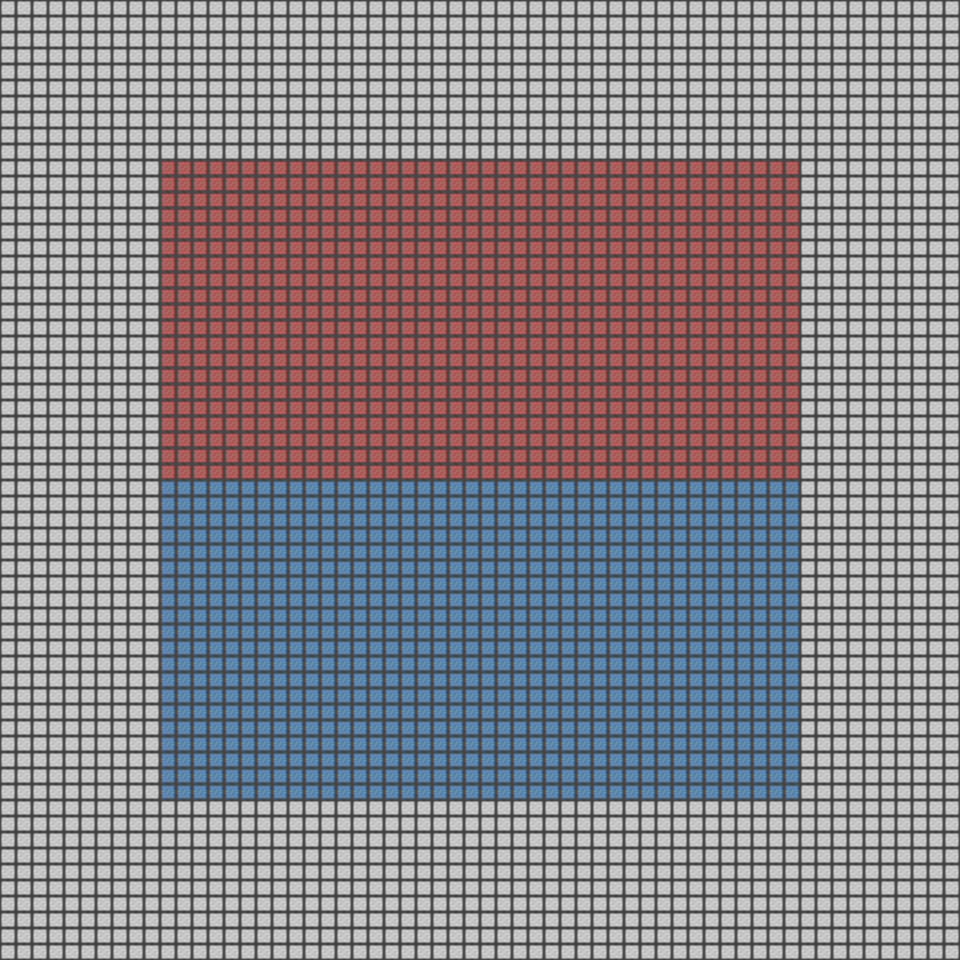

This game map was drawn from its Tiled (.tmx) file and the tilesets committed beside it. A one-line description and the trimmed map source follow:
An orthogonal 30x30 tile map with 32x32 px tiles, 3 tile layers (Background, Inside, Outside), 4 tilesets and 10 objects (2x search_area, entrance, door, barricade, apc, ...).

<map version="1.2" tiledversion="1.2.3" orientation="orthogonal" renderorder="right-down" width="30" height="30" tilewidth="32" tileheight="32" infinite="0" nextlayerid="14" nextobjectid="15">
 <tileset firstgid="1" name="floor" tilewidth="32" tileheight="32" tilecount="36" columns="6">
  <image source="Tilesets/floor.png" width="192" height="192" />
 </tileset>
 <tileset firstgid="37" name="entrance" tilewidth="32" tileheight="32" tilecount="12" columns="4">
  <image source="Tilesets/entrance.png" width="128" height="96" />
  <tile id="0">
   <properties>
    <property name="isAnimated" type="bool" value="true" />
    <property name="name" value="door" />
    <property name="time" type="int" value="4000" />
   </properties>
   <animation>
    <frame tileid="0" duration="100" />
    <frame tileid="1" duration="100" />
    <frame tileid="2" duration="100" />
    <frame tileid="3" duration="100" />
   </animation>
  </tile>
  <tile id="4">
   <properties>
    <property name="isAnimated" type="bool" value="true" />
    <property name="name" value="door" />
    <property name="time" type="int" value="8000" />
   </properties>
   <animation>
    <frame tileid="4" duration="100" />
    <frame tileid="5" duration="100" />
    <frame tileid="6" duration="100" />
    <frame tileid="7" duration="100" />
    <frame tileid="8" duration="100" />
    <frame tileid="9" duration="100" />
    <frame tileid="10" duration="100" />
    <frame tileid="11" duration="100" />
   </animation>
  </tile>
 </tileset>
 <tileset firstgid="49" name="equipment" tilewidth="32" tileheight="32" tilecount="12" columns="3">
  <image source="Tilesets/equipment.png" width="96" height="128" />
  <tile id="0">
   <properties>
    <property name="isAnimated" type="bool" value="true" />
    <property name="name" value="apc-off" />
    <property name="time" type="int" value="1000" />
   </properties>
   <animation>
    <frame tileid="0" duration="100" />
   </animation>
  </tile>
  <tile id="1">
   <properties>
    <property name="isAnimated" type="bool" value="true" />
    <property name="name" value="apc-on" />
    <property name="time" type="int" value="1000" />
   </properties>
   <animation>
    <frame tileid="1" duration="100" />
    <frame tileid="2" duration="100" />
   </animation>
  </tile>
  <tile id="3">
   <properties>
    <property name="isAnimated" type="bool" value="true" />
    <property name="name" value="generator-off" />
    <property name="time" type="int" value="1000" />
   </properties>
   <animation>
    <frame tileid="3" duration="100" />
   </animation>
  </tile>
  <tile id="4">
   <properties>
    <property name="isAnimated" type="bool" value="true" />
    <property name="name" value="generator-on" />
    <property name="time" type="int" value="1000" />
   </properties>
   <animation>
    <frame tileid="4" duration="100" />
    <frame tileid="5" duration="100" />
   </animation>
  </tile>
  <tile id="6">
   <properties>
    <property name="isAnimated" type="bool" value="true" />
    <property name="name" value="terminal-off" />
    <property name="time" type="int" value="1000" />
   </properties>
   <animation>
    <frame tileid="6" duration="100" />
   </animation>
  </tile>
  <tile id="7">
   <properties>
    <property name="isAnimated" type="bool" value="true" />
    <property name="name" value="terminal-on" />
    <property name="time" type="int" value="1000" />
   </properties>
   <animation>
    <frame tileid="7" duration="100" />
    <frame tileid="8" duration="100" />
   </animation>
  </tile>
  <tile id="9">
   <properties>
    <property name="isAnimated" type="bool" value="true" />
    <property name="name" value="transmitter-off" />
    <property name="time" type="int" value="1000" />
   </properties>
   <animation>
    <frame tileid="9" duration="100" />
   </animation>
  </tile>
  <tile id="10">
   <properties>
    <property name="isAnimated" type="bool" value="true" />
    <property name="name" value="transmitter-on" />
    <property name="time" type="int" value="1000" />
   </properties>
   <animation>
    <frame tileid="10" duration="100" />
    <frame tileid="11" duration="100" />
   </animation>
  </tile>
 </tileset>
 <tileset firstgid="61" name="overlay" tilewidth="32" tileheight="32" tilecount="9" columns="3">
  <image source="Tilesets/overlay.png" width="96" height="96" />
 </tileset>
 <layer id="2" name="Background" width="30" height="30">
  <data>[900 cells, 500 non-empty, 1 distinct tile ids]</data>
 </layer>
 <layer id="8" name="Inside" width="30" height="30">
  <data>[900 cells, 200 non-empty, 1 distinct tile ids]</data>
 </layer>
 <layer id="9" name="Outside" width="30" height="30">
  <data>[900 cells, 200 non-empty, 1 distinct tile ids]</data>
 </layer>
 <objectgroup id="12" name="Shading" opacity="0.7">
  <object id="13" gid="67" x="0" y="960" width="960" height="960" visible="0" />
 </objectgroup>
 <objectgroup id="13" name="Lighting" opacity="0.27" />
 <objectgroup id="4" name="Corpse" />
 <objectgroup id="5" name="Tap Overlays">
  <object id="6" name="inside" type="search_area" gid="61" x="480" y="288" width="64" height="64" />
  <object id="7" name="outside" type="search_area" gid="61" x="480" y="736" width="64" height="64" />
  <object id="10" type="entrance" gid="62" x="384" y="480" width="64" height="32" />
 </objectgroup>
 <objectgroup id="11" name="Entrance Bottom" />
 <objectgroup id="10" name="Entrance Top">
  <object id="8" name="door" type="door" gid="37" x="480" y="480" width="32" height="32" />
  <object id="9" name="barricade" type="barricade" gid="41" x="512" y="480" width="32" height="32" />
 </objectgroup>
 <objectgroup id="6" name="Equipment">
  <object id="1" name="apc" type="apc" gid="49" x="288" y="192" width="32" height="32" />
  <object id="2" name="generator" type="generator" gid="52" x="288" y="288" width="32" height="32" />
  <object id="3" name="terminal" type="terminal" gid="55" x="192" y="288" width="32" height="32" />
  <object id="4" name="transmitter" type="transmitter" gid="58" x="384" y="288" width="32" height="32" />
 </objectgroup>
 <objectgroup id="3" name="Mob" />
</map>
